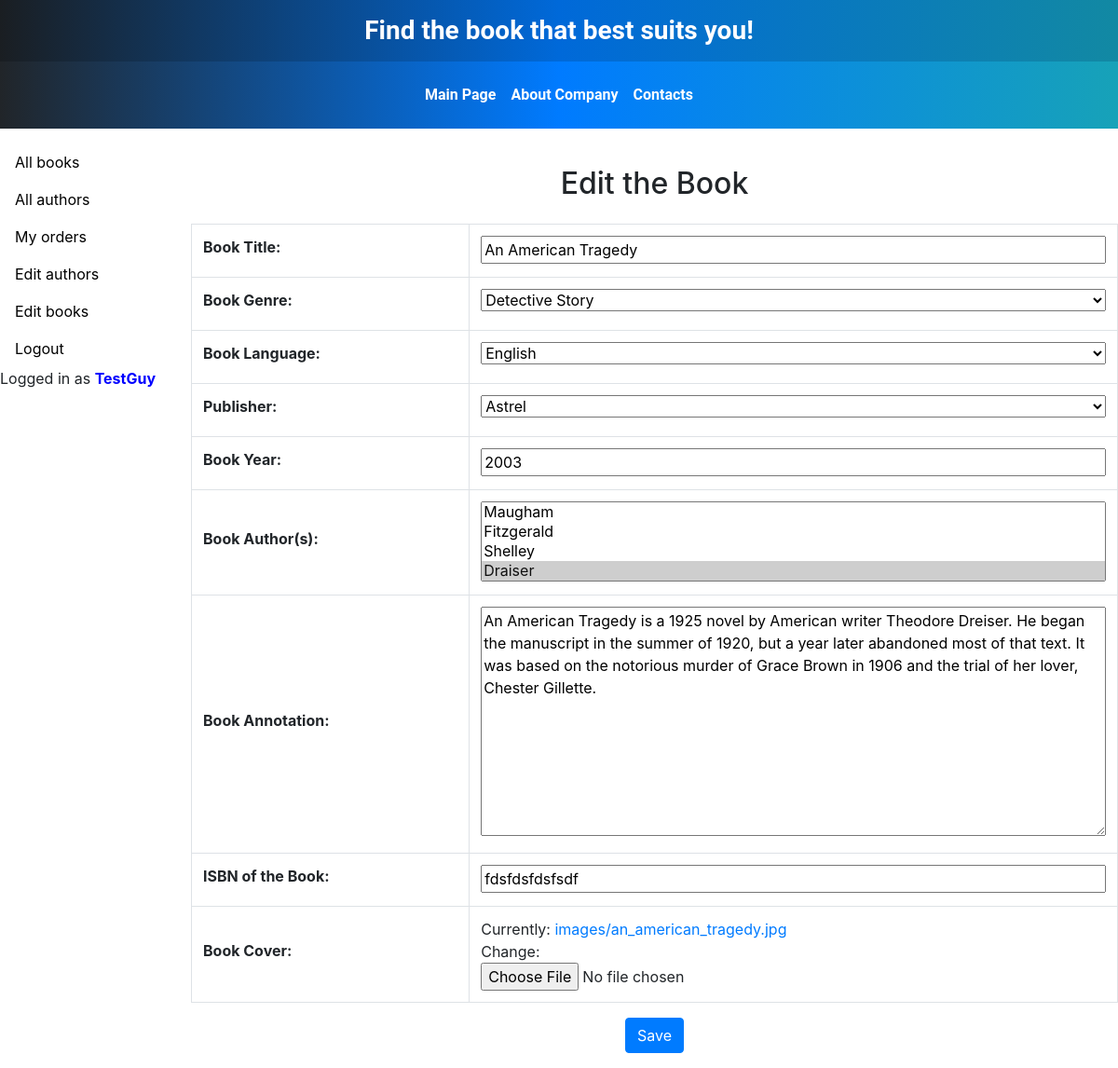
Page /book/update/6/ (signed in) on the committed database.
### catalog/models.py (models this page shows, shortened)
class Book(models.Model):
    title = models.CharField(max_length=200,
                             help_text="Enter the title of the book",
                             verbose_name="Book Title")
    genre = models.ForeignKey('Genre',
                              on_delete=models.CASCADE,
                              help_text="Enter the genre of the book",
                              verbose_name="Book Genre",
                              null=True)
    language = models.ForeignKey('Language',
                                 on_delete=models.CASCADE,
                                 help_text="Enter the language of the book",
                                 verbose_name="Book Language",
                                 null=True)
    publisher = models.ForeignKey('Publisher',
                                  on_delete=models.CASCADE,
                                  help_text="Enter the publisher of the book",
                                  verbose_name="Publisher",
                                  null=True)
    year = models.CharField(max_length=4,
                            help_text="Enter the year of the book",
                            verbose_name="Book Year")
    author = models.ManyToManyField('Author',
                                    help_text="Enter the author(s) of the book",
                                    verbose_name="Book Author(s)")
    summary = models.TextField(max_length=1000,
                               help_text="Enter the short summary of the book",
                               verbose_name="Book Annotation")
    isbn = models.CharField(max_length=13,
                            help_text="It must contain 13 symbols",
                            verbose_name="ISBN of the Book")
    photo = models.ImageField(upload_to="images",
                              help_text="Enter the cover of the book",
                              verbose_name="Book Cover")
    class Meta:
        ordering = ['title']  # Default ordering by book title
    def display_author(self):
        return ', '.join([f"{author.first_name} {author.last_name}" for author in self.author.all()])
    display_author.short_description = 'Authors'

### catalog/views.py (the view)
# urls.py: path('book/update/<int:pk>/', login_required(views.BookUpdate.as_view()), name='book-update'),
class BookUpdate(UpdateView):
    model = Book
    fields = '__all__'
    success_url = reverse_lazy('edit-books')
    def get_context_data(self, **kwargs):
        context = super().get_context_data(**kwargs)
        context['heading'] = 'Edit the Book'
        return context

### catalog/models.py (called while the page is built)
    def __str__(self):
        return self.name

    def __str__(self):
        return self.name

    def __str__(self):
        return self.name

    def __str__(self):
        return self.last_name

### templates/catalog/book_form.html (shortened to what this page needs)
{% extends 'catalog/base.html' %}
{% block content %}
<div class="container mt-4">
    <h2 class="mb-4">{{ heading }}</h2>
    <form action="" method="post" enctype="multipart/form-data">
        <table class="table table-bordered text-start">
            {% for field in form %}
            <tr>
                <th style="width: 30%; vertical-align: middle; text-align: left;">
                    {{ field.label_tag }}
                </th>
                <td style="width: 70%;">
                    {{ field }}
                </td>
            </tr>
            {% endfor %}
        </table>
        <div class="text-center mt-3">
            <button type="submit" class="btn btn-primary">Save</button>
        </div>
    </form>
</div>
{% endblock content%}

### templates/catalog/base.html (shortened to what this page needs)
<!doctype html>
<html lang="en">
<head>
    {% load static %}
    <link rel="stylesheet" href="https://stackpath.bootstrapcdn.com/bootstrap/4.5.2/css/bootstrap.min.css">
    <link rel="stylesheet" href="https://cdnjs.cloudflare.com/ajax/libs/font-awesome/4.7.0/css/font-awesome.min.css">
</head>
<body>
<div class="wrapper">
    <header class="header">
        <div class="container">
            <div class="row align-items-center">
                <div class="col-12 text-center text-md-left">
                    <h3 class="text-center font-weight-bold mb-0">
                        Find the book that best suits you!
                    </h3>
                </div>
            </div>
        </div>
    </header>
    <nav class="navbar navbar-expand-lg navbar-custom">
        <div class="container">
            <div class="collapse navbar-collapse justify-content-center" id="navbarNav">
                <ul class="navbar-nav">
                    <li class="nav-item">
                        <a class="nav-link" href="{% url 'index' %}">Main Page</a>
                    </li>
                    <li class="nav-item">
                        <a class="nav-link" href="{% url 'about' %}">About Company</a>
                    </li>
                    <li class="nav-item">
                        <a class="nav-link" href="{% url 'contacts' %}">Contacts</a>
                    </li>
                </ul>
            </div>
        </div>
    </nav>
    <div class="container-fluid content-area">
        <div class="row">
            <div class="col-2">
                {% block sidebar %}
                <nav class="nav flex-column">
                    <a class="nav-link" href="{% url 'books' %}">All books</a>
                    <a class="nav-link" href="{% url 'authors-list' %}">All authors</a>
                    {% if user.is_authenticated %}
                    <a class="nav-link" href="{% url 'my-borrowed-books' %}">My orders</a>
                    <a class="nav-link" href="{% url 'edit-authors' %}">Edit authors</a>
                    <a class="nav-link" href="{% url 'edit-books' %}">Edit books</a>
                    <a class="nav-link" href="#" onclick="event.preventDefault(); document.getElementById('logout-form').submit();">Logout</a>
                    <div>Logged in as <span style="color: blue; font-weight: bold;">{{ user.get_username }}</span></div>
                    {% else %}
                    <a class="nav-link" href="{% url 'login' %}">Login</a>
                    {% endif %}
                </nav>
                {% endblock sidebar %}
            </div>
            <div class="col-10">
                <div class="row text-center">
                    {% block content %}
                    {% endblock content %}
                </div>
            </div>
        </div>
    </div>
</div>
</body>
</html>

### templates/catalog/base.html (style rules this page uses)
.header { background: linear-gradient(90deg, #1a1e22, #0069d9, #1289a3); color: #fff; padding: 1rem 0; font-family: 'Roboto', sans-serif; }
.header h3 { font-size: 1.75rem; margin: 0; }
.navbar-custom { background: linear-gradient(90deg, #212529, #007bff, #17a2b8); color: #fff; padding: 1rem 0; font-family: 'Roboto', sans-serif; }
.navbar-custom .navbar-nav .nav-link { font-weight: bold; color: white; transition: color 0.3s ease, background-color 0.3s ease; }
.nav-link { color: #000; }
html, body { height: 100%; margin: 0; }
.wrapper { min-height: 100%; display: flex; flex-direction: column; }
.content-area { padding: 1rem 0; }

### templates/catalog/book_form.html (style rules this page uses)
input[type="text"], input[type="number"], input[type="email"], input[type="file"], select, textarea { width: 100%; box-sizing: border-box; }
td { text-align: left; vertical-align: middle; }

### rows in the picture
Book: form "An American Tragedy" "Detective Story" "English" "Astrel" "2003" "An American Tragedy is a 1925 novel by American writer Theodore Dreiser. He began the manuscript in the summer of 1920, but a year later abandoned most of that text. It was based on the notorious murder of Grace Brown in 1906 and the trial of her lover, Chester Gillette." "fdsfdsfdsfsdf"

### other values in the picture
{{ user.get_username }} "TestGuy"
{{ heading }} "Edit the Book"
{{ field.label_tag }} "Book Title:" "Book Genre:" "Book Language:" "Publisher:" "Book Year:" "Book Author(s):" "Book Annotation:" "ISBN of the Book:" "Book Cover:"
